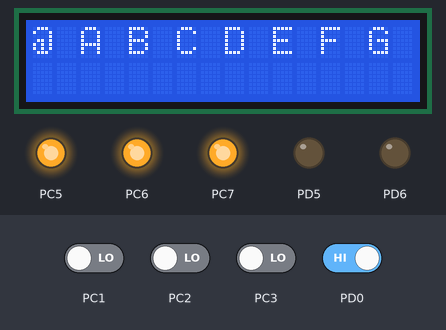
A program run on a simulated ATmega128, built with avr-gcc and emulated at 4 MHz. Parts: 16×2 character LCD, output pins drawn as LEDs (lit = HIGH). Wiring (inferred from the signals the program sends): character LCD (HD44780): RS PC4; E PD7; data PE0, PE1, PE2, PE3, PE4, PE5, PE6, PE7. The test bench sets the inputs (shaded band); at power-on: PD0 HIGH, PC1–3 LOW. Sleep ends after the set time or at an interrupt; pins used as bus, display or sensor lines are not drawn; what the program prints to the serial monitor is not drawn.

Above: at 0.01 s.
At 1.2 s:
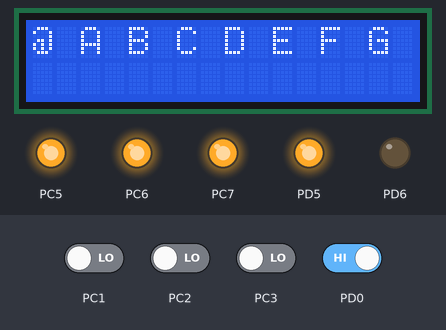
1.3 s: PD0 driven LOW
Timing chart, 0 to 4.3 s (numbered marks = the images above; inputs shaded):
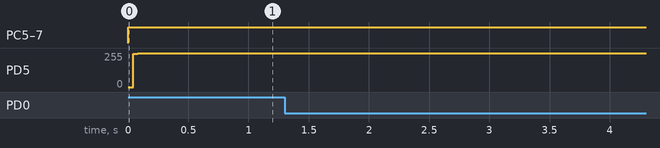

The program:

main.c
```c
#include <avr/io.h>
#include <avr/interrupt.h>
#include <stdio.h>
#include <stdlib.h>
#include <string.h>
#include <unistd.h>
#include <string.h>
#include <avr/sleep.h>
#include "LCDC.c"

#define BR_Calc 26

char keypad_to_char();

// inverted since the connections of the columns are inverted in the schematic
char keypad[4][3] = {
	'3', '2', '1',
	'6', '5', '4',
	'9', '8', '7',
	'#', '0', '.'
};

// interrupt that wakes mcu up, triggered by external pin when keypad is pressed
ISR(INT0_vect) {
	sleep_disable(); // disable sleep once an interrupt wakes CPU up
	// get row and column from keypad
	char result = keypad_to_char();
	char row, col;
	row = result & 0x0F;
	col = (result & 0xF0) >> 4;

	// get char based on row and column
	result = keypad[row][col];

	// send character to main logger
	SendData(result);
	// display feedback to user
	write_string_LCD(">>", 3);
	data_LCD(result);
}

// function reads the keypad
char keypad_to_char() {
	// we already know which column is being pressed based on which pin is asserted
	char column = 0;
	switch (PINC & 0x0E) {
		case 2:
			column = 0;
			break;
		case 4:
			column = 1;
			break;
		case 8:
			column = 2;
			break;
	}

	// we turn off one row at a time until the pin is deasserted, when the pin is deasserted, we know
	// that the row we just toggled was the responsible row
	char row;
	for ( row = 0; row < 4; row++ ) {
		PORTC &= ~(1<<(4+row));
		if ( (PINC&(1<<(1+column))) == 0) {
			PORTC |= (1<<(4+row));
			break;
		}

		PORTC |= (1<<(4+row));

	}
	return row | (column<<4);
}

// transmits a single byte of data to the sensor
void SendData(unsigned char sensor_packet_out) {
	while(!(UCSR1A & (1<<UDRE1)))
	_delay_ms(1);

	UDR1 = sensor_packet_out;
}

char char_number = 0, line_number = 0;

char rec_buffer[255];
char rec_buffer_pointer = 0;
char mem_dump_pointer = 0;
char mem_dump_line = 1;

// receive data
ISR(USART1_RX_vect) {
	sleep_disable(); // disable sleep once an interrupt wakes CPU up
	char character = UDR1;
	// if '>' then this is the last character of the string being received
	if(character == '>'){
		// reset buffer pointer
		rec_buffer[rec_buffer_pointer] = '\0';
		rec_buffer_pointer = 0;
		// if first character is '<', clear the screen and prep for mem dump
		if(rec_buffer[0] == '<'){
			clear_LCD();
			write_string_LCD(rec_buffer, 0);
			mem_dump_pointer = 0;
			mem_dump_line = 1;
		}
		// if '<' then we are writing to lcd without formatting, only used when memdump or last entry
		else{// memdump sepecific
			data_LCD(rec_buffer[1]);
			data_LCD(rec_buffer[2]);
			data_LCD(rec_buffer[3]);
			// used to rollover the lcd cursor
			mem_dump_pointer += 3;
			if(mem_dump_pointer > 15){
				mem_dump_pointer = 0;
				set_line_LCD(++mem_dump_line);
				if(mem_dump_line > 3){
					clear_LCD();
					mem_dump_line = 0;
				}
			}
		}
	// if neither, then is is a normal character to be inserted into the buffer
	}else{
		rec_buffer[rec_buffer_pointer++] = character;
	}
}

// function that configures the mcu
void configure() {

	// BlueTooth USART
	UCSR1C = (1<<UCSZ11)|(1<<UCSZ10); // setting data width to 8
	UBRR1H = (BR_Calc>>8); // setting baud rate to 9600 by setting UBBR
	UBRR1L = BR_Calc;
	UCSR1B = (1<<TXEN1) | (1<<RXCIE1) | (1<<RXEN1);; // enable transmitter, receiver, and receive and transmit complete interrupts
	sei();

	// LCD config
	DDRE = 0xFF; // data pins
	DDRD = 0xE0; // 11100000 for RS/RW/E

	command_LCD(0x38); // 00111000 sets 8 bit mode
	command_LCD(0x0C); // 00001100 display on cursor off
	command_LCD(0x06); // shift cursor to the right command


	// Keypad config
	DDRC = 0xF0; // keypad inputs
	PORTC = 0xF0; // pull up


	// keypad interrupt
	EIMSK = 0x01; // normal mode, falling edge
	EICRA |= (1<<1);

	// custom character
	// arrow
	unsigned char arrow[] = {
		0b00000,
		0b00100,
		0b00010,
		0b11111,
		0b11111,
		0b00010,
		0b00100,
		0b00000
	 };
	createCG(arrow, 0);
}

int main(void) {
	configure();
    while (1) {
	    sei();// waits for user or sensor interrupts
	    sleep_enable(); // arm sleep mode
	    sleep_cpu(); // put CPU to sleep
    }
}
```

LCDC.c
```c
#define F_CPU 4000000
#include <util/delay.h>

void command_LCD(unsigned char);
void data_LCD(unsigned char);
void send_LCD(unsigned char);
void write_string_LCD(char*, char);

void set_line_LCD(char line){
	switch (line){
		case 0:
		command_LCD(0x80);
		break;
		case 1:
		command_LCD(0xC0);
		break;
		case 2:
		command_LCD(0x94);
		break;
		case 3:
		command_LCD(0xD4);
		break;
	}
	_delay_us(1000);
}

void write_string_LCD(char str[], char line) {
	set_line_LCD(line);
	int i = 1;
	for(; str[i]!='\0'; i++) {
		if(str[i] == '~'){
			data_LCD(str[++i] - '0');
		}
		else if(str[i] == '\n'){
			set_line_LCD(++line);
		}else{
			data_LCD(str[i]);
		}
	}
}


void createCG(unsigned char array[], unsigned char character){
	unsigned char pointer = character * 8 + 0x40;
	for(unsigned char x = 0; x < 8; x++){
		command_LCD(pointer + x);
		data_LCD(array[x]);
	}
}

void clear_LCD() {
	command_LCD(0x01); // clear display screen
	_delay_us(1000);
}

void command_LCD(unsigned char command) {
	PORTD &= ~(1<<5); // setting rs to 0
	send_LCD(command); // 0000 0000 RS=0, RW=0
}

void data_LCD(unsigned char command) {
	PORTD |= (1<<5); // setting rs to 1
	send_LCD(command); // 0010 0000
}

void send_LCD(unsigned char data) {
	PORTE = data;
	PORTD |= (1<<7); // 1000 0000 send pulse to E
	_delay_us(100);
	PORTD &= ~(1<<7); // turn E pulse off
	_delay_us(100);
}
```
